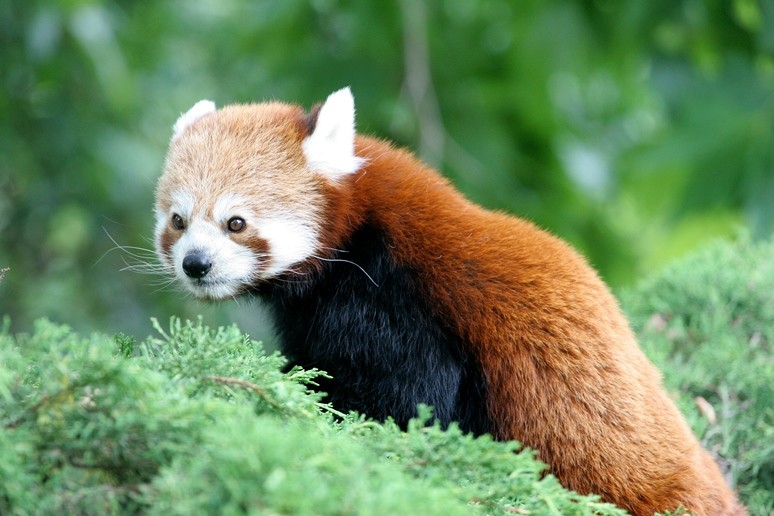
#> input picture Y1/01-code-et-pixels/public/ressources/data/pandaroux.jpg, 774 x 516 px; its folder holds 3 pictures in this run
$ python generer_c.py
#> lines starting #> are read from the running program, lines starting #| are printed output that depends on the picture
# Génère les illustrations des cours 09a et 11a à 11g (couleur avancée).
# Usage : python generer_c.py [09a 11a ...]   (nécessite Pillow, numpy)
from PIL import Image, ImageDraw, ImageFont
import numpy as np, math, os, colorsys

OUT = os.path.dirname(os.path.abspath(__file__))
DATA = os.path.join(OUT, '..', '..', 'data')
def font(size=14):
    try: return ImageFont.truetype('/System/Library/Fonts/Menlo.ttc', size)
    except Exception: return ImageFont.load_default(size=size)
INK = (40, 40, 40); BLUE = (30, 90, 200); RED = (200, 40, 40); GREY = (150, 150, 150); PAPER = (250, 250, 250); GOLD = (255, 200, 0)

src_img = Image.open(os.path.join(DATA, 'pandaroux.jpg')).convert('RGB')
#> src_img is the input picture: PIL image 774x516 RGB; mean R, G, B 109.6, 136.4, 94.2
src = np.array(src_img).astype(np.float32); H, W = src.shape[:2]
#> after `H, W = src.shape[:2]`: H = 516; W = 774
def to_img(a): return Image.fromarray(np.clip(a, 0, 255).astype(np.uint8))
def save(im, name): im.save(os.path.join(OUT, name), optimize=True); print('ok', name)
def lin(c): return np.power(np.clip(c, 0, 255) / 255.0, 2.2)
def srgb(l): return 255.0 * np.power(np.clip(l, 0, 1), 1 / 2.2)

def sheet(items, cols, scale=0.5, label_h=26):
    tw, th = int(W * scale), int(H * scale); rows = math.ceil(len(items) / cols)
    out = Image.new('RGB', (cols * tw + (cols + 1) * 8, rows * (th + label_h) + (rows + 1) * 8), PAPER); d = ImageDraw.Draw(out)
    for k, (lab, im) in enumerate(items):
        r, c = divmod(k, cols); x = 8 + c * (tw + 8); y = 8 + r * (th + label_h + 8)
        out.paste(im.resize((tw, th), Image.LANCZOS), (x, y)); d.text((x + tw / 2, y + th + label_h / 2), lab, fill=INK, font=font(14), anchor='mm')
    return out

# ---------- 09a ----------
def img09a():
    # pipeline
    out = Image.new('RGB', (960, 230), PAPER); d = ImageDraw.Draw(out)
    steps = [('scene reelle\nou rendu 3D', 'lumiere lineaire,\nsans limite (HDR)', (255, 240, 200)),
             ('exposition +\ntone mapping', 'ramener sous 1\n(11b)', (220, 240, 255)),
             ('etalonnage', 'LUT, look\n(11c)', (230, 255, 230)),
             ('encodage', 'sRGB gamma 2.2,\n8 bits (11a, banding)', (255, 230, 230)),
             ('compression', 'JPEG, video :\nYCbCr 4:2:0 (11d)', (240, 230, 255)),
             ('ecran', 'gamut sRGB, P3...\n(09a)', (235, 235, 235)),
             ('oeil', 'perception\n(11e, 11f)', (255, 250, 210))]
    bw, gap, x = 120, 16, 12
    for i, (t, s, col) in enumerate(steps):
        d.rectangle([x, 50, x + bw, 120], fill=col, outline=INK, width=2)
        d.multiline_text((x + bw / 2, 85), t, fill=INK, font=font(13), anchor='mm', align='center')
        d.multiline_text((x + bw / 2, 160), s, fill=(90, 90, 90), font=font(11), anchor='mm', align='center')
        if i < len(steps) - 1:
            d.line([x + bw, 85, x + bw + gap, 85], fill=INK, width=2); d.polygon([(x + bw + gap, 85), (x + bw + gap - 6, 81), (x + bw + gap - 6, 89)], fill=INK)
        x += bw + gap
    d.text((480, 22), 'Le voyage de la couleur, et la lecon qui en parle', fill=INK, font=font(15), anchor='mm')
    d.text((480, 210), 'A gauche des valeurs de lumiere sans limite ; a droite 256 niveaux par canal et un oeil qui ne les voit pas tous pareil.', fill=(90, 90, 90), font=font(12), anchor='mm')
    save(out, '09a-pipeline.png')

    # gamut : diagramme de chromaticité approximatif
    locus = [(0.1741,0.0050),(0.1733,0.0048),(0.1714,0.0051),(0.1644,0.0109),(0.1566,0.0177),(0.1440,0.0297),(0.1241,0.0578),(0.0913,0.1327),
             (0.0454,0.2950),(0.0082,0.5384),(0.0139,0.7502),(0.0743,0.8338),(0.1547,0.8059),(0.2296,0.7543),(0.3016,0.6923),(0.3731,0.6245),
             (0.4441,0.5547),(0.5125,0.4866),(0.5752,0.4242),(0.6270,0.3725),(0.6658,0.3340),(0.6915,0.3083),(0.7079,0.2920),(0.7190,0.2809),(0.7260,0.2740),(0.7347,0.2653)]
    S = 560; pad = 50
    def P(x, y): return (pad + x * (S - 2 * pad) / 0.8, S - pad - y * (S - 2 * pad) / 0.9)
    # remplissage coloré du fer à cheval
    yy, xx = np.mgrid[0:S, 0:S]; cx = (xx - pad) * 0.8 / (S - 2 * pad); cy = (S - pad - yy) * 0.9 / (S - 2 * pad)
    Yv = np.ones_like(cx); Xv = cx / np.maximum(cy, 1e-4) * Yv; Zv = (1 - cx - cy) / np.maximum(cy, 1e-4) * Yv
    M = np.array([[3.2406, -1.5372, -0.4986], [-0.9689, 1.8758, 0.0415], [0.0557, -0.2040, 1.0570]])
    rgb = np.einsum('ij,jhw->hwi', M, np.stack([Xv, Yv, Zv])); rgb = np.clip(rgb, 0, None); rgb = rgb / np.maximum(rgb.max(-1, keepdims=True), 1e-6)
    rgb = (np.power(rgb, 1 / 2.2) * 255).astype(np.uint8)
    mask = Image.new('L', (S, S), 0); ImageDraw.Draw(mask).polygon([P(x, y) for x, y in locus], fill=255)
    out = Image.new('RGB', (S + 300, S), PAPER); out.paste(Image.fromarray(rgb), (0, 0), mask); d = ImageDraw.Draw(out)
    d.line([P(x, y) for x, y in locus] + [P(*locus[0])], fill=INK, width=2)
    for name, tri, col in [('sRGB / Rec.709', [(0.64, 0.33), (0.30, 0.60), (0.15, 0.06)], (0, 0, 0)),
                           ('DCI-P3 (cinema, iPhone, Mac)', [(0.68, 0.32), (0.265, 0.69), (0.15, 0.06)], (0, 90, 200)),
                           ('Rec.2020 (HDR, UHD)', [(0.708, 0.292), (0.17, 0.797), (0.131, 0.046)], (200, 0, 0))]:
        d.line([P(*p) for p in tri] + [P(*tri[0])], fill=col, width=3)
    wx, wy = P(0.3127, 0.3290); d.ellipse([wx - 5, wy - 5, wx + 5, wy + 5], fill=(255, 255, 255), outline=INK, width=2)
    d.text((wx + 10, wy), 'blanc D65', fill=INK, font=font(12), anchor='lm')
    for lam, (x, y) in zip([460, 480, 500, 520, 550, 580, 600, 620, 700], [locus[5], locus[7], locus[9], locus[11], locus[14], locus[17], locus[19], locus[21], locus[25]]):
        px, py = P(x, y); d.text((px - 14 if x < 0.3 else px + 14, py), str(lam), fill=INK, font=font(11), anchor='mm')
    d.text((S + 10, 60), 'Diagramme de chromaticite', fill=INK, font=font(15))
    d.text((S + 10, 85), 'CIE 1931 (approximatif)', fill=(90, 90, 90), font=font(12))
    for i, (t, col) in enumerate([('sRGB / Rec.709', (0, 0, 0)), ('DCI-P3', (0, 90, 200)), ('Rec.2020', (200, 0, 0))]):
        d.rectangle([S + 10, 130 + i * 28, S + 30, 130 + i * 28 + 14], fill=col); d.text((S + 40, 137 + i * 28), t, fill=INK, font=font(13), anchor='lm')
    d.multiline_text((S + 10, 240), 'Le fer a cheval : toutes les\ncouleurs visibles. Chaque\ntriangle : celles qu un ecran\nsait afficher (son gamut).\nLes nombres : longueur\nd onde en nm.\n\nLes couleurs affichees ici\nsont elles-memes limitees\nau sRGB de ton ecran.', fill=INK, font=font(12))
    save(out, '09a-gamut.png')

    # banding
    Wd, Hb = 720, 90; xs = np.linspace(0, 255, Wd)
    rows = [('8 bits : 256 niveaux', xs), ('4 bits : 16 niveaux (banding)', np.floor(xs / 16) * 17)]
    bayer = np.array([[0, 8, 2, 10], [12, 4, 14, 6], [3, 11, 1, 9], [15, 7, 13, 5]]) / 16 - 0.5
    g = np.tile(xs[None, :], (Hb, 1)); dth = g + bayer[np.arange(Hb)[:, None] % 4, np.arange(Wd)[None, :] % 4] * 17
    rows.append(('4 bits + dithering (11g)', np.clip(np.floor(dth / 16) * 17, 0, 255)))
    out = Image.new('RGB', (Wd + 20, len(rows) * (Hb + 30) + 10), PAPER); d = ImageDraw.Draw(out)
    for i, (lab, v) in enumerate(rows):
        arr = np.tile(v[None, :], (Hb, 1)) if v.ndim == 1 else v
        out.paste(Image.fromarray(np.repeat(np.clip(arr, 0, 255)[..., None], 3, -1).astype(np.uint8)), (10, 10 + i * (Hb + 30)))
        d.text((10, 10 + i * (Hb + 30) + Hb + 6), lab, fill=INK, font=font(13))
    save(out, '09a-banding.png')

# ---------- 11a ----------
def img11a():
    Wd = 760; xs = np.linspace(0, 1, Wd)
    out = Image.new('RGB', (Wd + 20, 300), (30, 30, 30)); d = ImageDraw.Draw(out)
    a = np.tile((xs * 255)[None, :], (100, 1)); b = np.tile(srgb(xs)[None, :], (100, 1))
    out.paste(Image.fromarray(np.repeat(a[..., None], 3, -1).astype(np.uint8)), (10, 30)); out.paste(Image.fromarray(np.repeat(b[..., None], 3, -1).astype(np.uint8)), (10, 170))
    d.text((10, 12), 'valeur 0 -> 255 : le milieu (128) parait deja tres clair', fill=GOLD, font=font(13))
    d.text((10, 152), 'lumiere 0 -> 100 % : le milieu est a la valeur 186', fill=GOLD, font=font(13))
    d.line([10 + Wd / 2, 130, 10 + Wd / 2, 170], fill=GOLD, width=2)
    d.text((10 + Wd / 2, 285), 'milieu', fill=GOLD, font=font(12), anchor='mm')
    save(out, '11a-degrades.png')

    out = Image.new('RGB', (700, 260), (30, 30, 30)); d = ImageDraw.Draw(out)
    yy, xx = np.mgrid[0:200, 0:200]; chk = ((xx // 2 + yy // 2) % 2 == 0)
    dam = np.where(chk[..., None], np.array([255, 0, 0]), np.array([0, 255, 0])).astype(np.uint8)
    out.paste(Image.fromarray(dam), (20, 40)); d.rectangle([250, 40, 450, 240], fill=(128, 128, 0)); v = int(srgb(0.5)); d.rectangle([480, 40, 680, 240], fill=(v, v, 0))
    d.text((120, 22), 'damier 2 px (recule-toi)', fill=GOLD, font=font(12), anchor='mm'); d.text((350, 22), 'moyenne des valeurs : 128', fill=GOLD, font=font(12), anchor='mm'); d.text((580, 22), 'moyenne de la lumiere : 186', fill=GOLD, font=font(12), anchor='mm')
    save(out, '11a-melange.png')

    f = 0.5; naive = src * f; juste = srgb(lin(src) * f)
    both = np.where((np.arange(W) < W // 2)[None, :, None], naive, juste); im = to_img(both); d = ImageDraw.Draw(im)
    d.line([W // 2, 0, W // 2, H], fill=GOLD, width=2); d.text((10, 10), 'naif : valeurs x 0.5', fill=GOLD, font=font(14)); d.text((W // 2 + 10, 10), 'juste : lumiere x 0.5', fill=GOLD, font=font(14))
    save(im, '11a-image.png')

# ---------- 11b ----------
def reinhard(x): return x / (1 + x)
def aces(x): return np.clip((x * (2.51 * x + 0.03)) / (x * (2.43 * x + 0.59) + 0.14), 0, 1)
def img11b():
    L = lin(src); items = []
    for expo in [1, 4]:
        for lab, fn in [('couper', lambda x: np.clip(x, 0, 1)), ('Reinhard', reinhard), ('ACES', aces)]:
            items.append(('%s, exposition x%d' % (lab, expo), to_img(srgb(fn(L * expo)))))
    save(sheet(items, 3, 0.4), '11b-tonemapping.png')
    out = Image.new('RGB', (520, 300), PAPER); d = ImageDraw.Draw(out); ox, oy, gw, gh = 50, 250, 440, 200
    d.line([ox, oy, ox + gw, oy], fill=INK, width=2); d.line([ox, oy, ox, oy - gh], fill=INK, width=2)
    d.line([ox + gw / 4, oy, ox + gw / 4, oy - gh], fill=(200, 200, 200)); d.text((ox + gw / 4, oy + 12), 'entree = 1 (blanc ecran)', fill=GREY, font=font(11), anchor='mm')
    d.line([ox, oy - gh, ox + gw, oy - gh], fill=(200, 200, 200)); d.text((ox - 6, oy - gh), '1', fill=INK, font=font(12), anchor='rm'); d.text((ox - 6, oy), '0', fill=INK, font=font(12), anchor='rm')
    xs = np.linspace(0, 4, 400)
    for lab, fn, col in [('couper', lambda x: np.clip(x, 0, 1), (120, 120, 120)), ('Reinhard  x / (1 + x)', reinhard, BLUE), ('ACES', aces, RED)]:
        pts = [(ox + x / 4 * gw, oy - fn(x) * gh) for x in xs]; d.line(pts, fill=col, width=3)
    for i, (t, col) in enumerate([('couper (clamp)', (120, 120, 120)), ('Reinhard  x / (1 + x)', BLUE), ('ACES (filmique)', RED)]):
        d.line([ox + 200, 30 + i * 20, ox + 230, 30 + i * 20], fill=col, width=3); d.text((ox + 240, 30 + i * 20), t, fill=INK, font=font(12), anchor='lm')
    d.text((ox + gw, oy + 26), 'lumiere d entree (0 a 4)', fill=INK, font=font(12), anchor='rm'); d.text((ox + 4, oy - gh - 14), 'lumiere de sortie', fill=INK, font=font(12), anchor='lm')
    save(out, '11b-courbes.png')

# ---------- 11c ----------
def img11c():
    t = np.arange(256) / 255.0
    def sS(t): return t * t * (3 - 2 * t)
    looks = {'identite': (t, t, t), 'contraste (courbe en S)': (sS(t),) * 3,
             'teal & orange': (np.clip(t + 0.12 * np.sin(t * np.pi), 0, 1), t, np.clip(t - 0.12 * np.sin(t * np.pi) + 0.10 * (1 - t), 0, 1)),
             'vintage': (0.12 + t * 0.80 + 0.04, 0.12 + t * 0.80, 0.12 + t * 0.76)}
    items = []
    for lab, (r, g, b) in looks.items():
        lr, lg, lb = [np.clip(v * 255, 0, 255).astype(np.uint8) for v in (r, g, b)]
        s = src.astype(np.uint8); im = to_img(np.stack([lr[s[..., 0]], lg[s[..., 1]], lb[s[..., 2]]], -1))
        d = ImageDraw.Draw(im); gx, gy, gs = W - 170, 15, 150
        d.rectangle([gx - 6, gy - 6, gx + gs + 6, gy + gs + 6], fill=(0, 0, 0)); d.line([gx, gy + gs, gx + gs, gy], fill=(90, 90, 90))
        for v, col in [(lr, (255, 80, 80)), (lg, (80, 255, 80)), (lb, (100, 140, 255))]:
            d.line([(gx + i * gs / 255, gy + gs - int(v[i]) * gs / 255) for i in range(256)], fill=col, width=2)
        items.append((lab, im))
    save(sheet(items, 2, 0.48), '11c-looks.png')

    out = Image.new('RGB', (720, 200), PAPER); d = ImageDraw.Draw(out)
    d.text((20, 20), 'Une LUT 1D = une table de 256 cases. L entree est l INDICE, la sortie est le CONTENU.', fill=INK, font=font(13))
    vals = [int(sS(i / 255) * 255) for i in range(256)]; shown = [0, 1, 2, '...', 100, 101, 102, '...', 253, 254, 255]
    x = 20
    for s in shown:
        d.rectangle([x, 70, x + 56, 110], fill=(230, 240, 255) if s != '...' else PAPER, outline=INK if s != '...' else PAPER)
        d.text((x + 28, 55), str(s), fill=BLUE, font=font(12), anchor='mm'); d.text((x + 28, 90), str(vals[s]) if s != '...' else '...', fill=INK, font=font(13), anchor='mm'); x += 62
    d.text((20, 125), 'indice = valeur d entree (c.r)', fill=BLUE, font=font(12)); d.text((20, 145), 'contenu = valeur de sortie (lut[c.r])', fill=INK, font=font(12))
    d.text((20, 172), 'Ici la courbe en S : 100 devient %d, 200 devient %d. Calculee une fois, lue 400 000 fois.' % (vals[100], vals[200]), fill=(90, 90, 90), font=font(12))
    save(out, '11c-lut.png')

# ---------- 11d ----------
def img11d():
    r, g, b = src[..., 0], src[..., 1], src[..., 2]
    Y = 0.299 * r + 0.587 * g + 0.114 * b; Cb = 128 - 0.168736 * r - 0.331264 * g + 0.5 * b; Cr = 128 + 0.5 * r - 0.418688 * g - 0.081312 * b
    def rec(Y, Cb, Cr):
        R = Y + 1.402 * (Cr - 128); G = Y - 0.344136 * (Cb - 128) - 0.714136 * (Cr - 128); B = Y + 1.772 * (Cb - 128); return to_img(np.stack([R, G, B], -1))
    gray = lambda a: to_img(np.repeat(a[..., None], 3, -1))
    save(sheet([('Y : luminance', gray(Y)), ('Cb : bleu / jaune', gray(Cb)), ('Cr : rouge / vert', gray(Cr))], 3, 0.42), '11d-ycbcr.png')
    def blocs(a, n):
        h2, w2 = H // n * n, W // n * n; out = a.copy(); m = a[:h2, :w2].reshape(h2 // n, n, w2 // n, n).mean((1, 3)); out[:h2, :w2] = np.repeat(np.repeat(m, n, 0), n, 1); return out
    n = 16
    save(sheet([('couleur (Cb, Cr) en blocs de 16, Y intacte', rec(Y, blocs(Cb, n), blocs(Cr, n))), ('luminance Y en blocs de 16, couleur intacte', rec(blocs(Y, n), Cb, Cr))], 2, 0.48), '11d-blocs.png')

# ---------- 11e ----------
def lab_from_rgb(c):
    r, g, b = lin(np.array(c, dtype=float))
    l = 0.4122214708 * r + 0.5363325363 * g + 0.0514459929 * b; m = 0.2119034982 * r + 0.6806995451 * g + 0.1073969566 * b; s = 0.0883024619 * r + 0.2817188376 * g + 0.6299787005 * b
    l, m, s = np.cbrt(l), np.cbrt(m), np.cbrt(s)
    return np.array([0.2104542553 * l + 0.7936177850 * m - 0.0040720468 * s, 1.9779984951 * l - 2.4285922050 * m + 0.4505937099 * s, 0.0259040371 * l + 0.7827717662 * m - 0.8086757660 * s])
def rgb_from_lab(L, a, b):
    l = L + 0.3963377774 * a + 0.2158037573 * b; m = L - 0.1055613458 * a - 0.0638541728 * b; s = L - 0.0894841775 * a - 1.2914855480 * b
    l, m, s = l ** 3, m ** 3, s ** 3
    return srgb(np.array([4.0767416621 * l - 3.3077115913 * m + 0.2309699292 * s, -1.2684380046 * l + 2.6097574011 * m - 0.3413193965 * s, -0.0041960863 * l - 0.7034186147 * m + 1.7076147010 * s]))
def img11e():
    A, B = (0, 60, 255), (255, 230, 0); Wd = 700
    out = Image.new('RGB', (Wd + 40, 270), (30, 30, 30)); d = ImageDraw.Draw(out)
    hA, sA, vA = colorsys.rgb_to_hsv(*(np.array(A) / 255)); hB, sB, vB = colorsys.rgb_to_hsv(*(np.array(B) / 255))
    dh = hB - hA; dh = dh - 1 if dh > 0.5 else (dh + 1 if dh < -0.5 else dh)
    la, lb = lab_from_rgb(A), lab_from_rgb(B)
    for x in range(Wd):
        p = x / Wd
        c0 = tuple(int(A[k] + (B[k] - A[k]) * p) for k in range(3))
        c1 = tuple(int(v * 255) for v in colorsys.hsv_to_rgb((hA + dh * p) % 1, sA + (sB - sA) * p, vA + (vB - vA) * p))
        c2 = tuple(int(v) for v in np.clip(rgb_from_lab(*(la + (lb - la) * p)), 0, 255))
        for i, c in enumerate([c0, c1, c2]): d.line([20 + x, 35 + i * 80, 20 + x, 85 + i * 80], fill=c)
    for i, t in enumerate(['RGB (getLerped) : passe par un gris terne', 'HSB (chemin le plus court sur la roue) : passe par des verts hors sujet', 'OKLab : la clarte evolue regulierement, la couleur reste propre']):
        d.text((20, 20 + i * 80), t, fill=GOLD, font=font(12))
    save(out, '11e-degrades.png')

    out = Image.new('RGB', (800, 300), (30, 30, 30)); d = ImageDraw.Draw(out)
    d.text((20, 12), '8 teintes HSB, S = 255, B = 255 : meme "luminosite" HSB. Dessous : leur clarte OKLab (L) en gris.', fill=GOLD, font=font(12))
    for i in range(8):
        c = tuple(int(v * 255) for v in colorsys.hsv_to_rgb(i / 8, 1, 1)); L = lab_from_rgb(c)[0]
        d.rectangle([20 + i * 95, 30, 110 + i * 95, 90], fill=c); gv = int(srgb(L ** 3)); d.rectangle([20 + i * 95, 92, 110 + i * 95, 117], fill=(gv, gv, gv)); d.text((25 + i * 95, 130), 'L=%.2f' % L, fill=GOLD, font=font(11))
    d.text((20, 165), '8 teintes OKLCH, L = 0.75, C = 0.12 : toutes de la meme clarte percue.', fill=GOLD, font=font(12))
    for i in range(8):
        h = i * 2 * math.pi / 8; c = tuple(int(v) for v in np.clip(rgb_from_lab(0.75, 0.12 * math.cos(h), 0.12 * math.sin(h)), 0, 255)); d.rectangle([20 + i * 95, 185, 110 + i * 95, 245], fill=c)
    d.text((20, 265), 'Une palette d interface se construit comme ca : meme L, teintes espacees regulierement.', fill=GOLD, font=font(12))
    save(out, '11e-clarte.png')

# ---------- 11f ----------
MATS = {'protanopie': [0.152286, 1.052583, -0.204868, 0.114503, 0.786281, 0.099216, -0.003882, -0.048116, 1.051998],
        'deuteranopie': [0.367322, 0.860646, -0.227968, 0.280085, 0.672501, 0.047413, -0.011820, 0.042940, 0.968881],
        'tritanopie': [1.255528, -0.076749, -0.178779, -0.078411, 0.930809, 0.147602, 0.004733, 0.691367, 0.303900]}
def simul(a, m):
    M = np.array(m).reshape(3, 3); L = lin(a); return srgb(np.einsum('ij,...j->...i', M, L))
def img11f():
    items = [('vision normale', src_img)] + [(k, to_img(simul(src, m))) for k, m in MATS.items()]
    save(sheet(items, 2, 0.45), '11f-daltonisme.png')
    out = Image.new('RGB', (760, 250), (30, 30, 30)); d = ImageDraw.Draw(out)
    vie, danger = np.array([40, 190, 60.0]), np.array([220, 40, 40.0])
    def row(y, m, label):
        f = (lambda c: tuple(int(v) for v in c)) if m is None else (lambda c: tuple(int(v) for v in np.clip(simul(np.array(c)[None, None, :], m)[0, 0], 0, 255)))
        d.text((20, y - 18), label, fill=GOLD, font=font(12))
        d.rectangle([20, y, 140, y + 30], fill=f(vie)); d.rectangle([150, y, 270, y + 30], fill=f(danger))
        d.rectangle([330, y, 450, y + 30], fill=f(vie)); d.rectangle([460, y, 580, y + 30], fill=f(danger))
        for i in range(0, 120, 10): d.line([460 + i, y, 470 + i, y + 30], fill=f((255, 255, 255)))
        d.text((385, y + 15), '+', fill=f((255, 255, 255)), font=font(16), anchor='mm'); d.text((515, y + 15), '!', fill=f((255, 255, 255)), font=font(16), anchor='mm')
    row(45, None, 'vision normale : vie (vert) et danger (rouge)'); row(125, MATS['deuteranopie'], 'deuteranopie : a gauche les deux jauges se confondent, a droite le motif et le symbole restent')
    d.text((80, 200), 'couleur seule', fill=GOLD, font=font(12), anchor='mm'); d.text((455, 200), 'couleur + motif + symbole', fill=GOLD, font=font(12), anchor='mm')
    save(out, '11f-interface.png')

# ---------- 11g ----------
PALS = {'Game Boy': [(15, 56, 15), (48, 98, 48), (139, 172, 15), (155, 188, 15)],
        'PICO-8': [(0, 0, 0), (29, 43, 83), (126, 37, 83), (0, 135, 81), (171, 82, 54), (95, 87, 79), (194, 195, 199), (255, 241, 232), (255, 0, 77), (255, 163, 0), (255, 236, 39), (0, 228, 54), (41, 173, 255), (131, 118, 156), (255, 119, 168), (255, 204, 170)]}
BAYER = np.array([[0, 8, 2, 10], [12, 4, 14, 6], [3, 11, 1, 9], [15, 7, 13, 5]], dtype=float) / 16 - 0.5
def nearest(a, pal):
    p = np.array(pal, dtype=float); d = ((a[..., None, :] - p[None, None, :, :]) ** 2).sum(-1); return p[d.argmin(-1)]
def quantize(small, pal, method):
    h, w = small.shape[:2]; ecart = 255.0 / len(pal)
    if method == 'plus proche': return nearest(small, pal)
    if method == 'Bayer':
        off = BAYER[np.arange(h)[:, None] % 4, np.arange(w)[None, :] % 4] * ecart; return nearest(small + off[..., None], pal)
    a = small.copy(); out = np.zeros_like(a); p = np.array(pal, dtype=float)
    for j in range(h):
        for i in range(w):
            c = np.clip(a[j, i], 0, 255); q = p[((p - c) ** 2).sum(-1).argmin()]; out[j, i] = q; e = c - q
            if i + 1 < w: a[j, i + 1] += e * 7 / 16
            if j + 1 < h:
                if i > 0: a[j + 1, i - 1] += e * 3 / 16
                a[j + 1, i] += e * 5 / 16
                if i + 1 < w: a[j + 1, i + 1] += e * 1 / 16
    return out
def img11g():
    n = 3; small = src[n // 2::n, n // 2::n][:H // n, :W // n]
    items = []
    for pal_name, methods in [('Game Boy', ['plus proche', 'Bayer', 'Floyd-Steinberg']), ('PICO-8', ['plus proche', 'Bayer', 'Floyd-Steinberg'])]:
        for m in methods:
            q = quantize(small, PALS[pal_name], m); big = np.repeat(np.repeat(q, n, 0), n, 1)
            items.append(('%s, %s' % (pal_name, m), to_img(big)))
    save(sheet(items, 3, 0.4), '11g-dithering.png')
    out = Image.new('RGB', (760, 250), PAPER); d = ImageDraw.Draw(out); cs = 40
    for j in range(4):
        for i in range(4):
            v = int((BAYER[j, i] + 0.5) * 16); g = 255 - v * 16
            d.rectangle([20 + i * cs, 40 + j * cs, 20 + (i + 1) * cs, 40 + (j + 1) * cs], fill=(g, g, g), outline=INK); d.text((20 + i * cs + cs / 2, 40 + j * cs + cs / 2), str(v), fill=(255, 0, 0) if g < 128 else INK, font=font(13), anchor='mm')
    d.text((100, 22), 'matrice de Bayer 4 x 4', fill=INK, font=font(13), anchor='mm')
    xs = np.linspace(0, 255, 520); g = np.tile(xs[None, :], (60, 1))
    for k, (lab, arr) in enumerate([('degrade seuille a 128 : deux zones', np.where(g < 128, 0, 255)), ('le meme, avec Bayer : la trame rend les gris intermediaires', np.where(g + BAYER[np.arange(60)[:, None] % 4, np.arange(520)[None, :] % 4] * 255 < 128, 0, 255))]):
        out.paste(Image.fromarray(np.repeat(arr[..., None], 3, -1).astype(np.uint8)), (220, 40 + k * 95)); d.text((220, 105 + k * 95), lab, fill=INK, font=font(12))
    d.text((20, 215), 'Chaque case ajoute un decalage different avant le seuil : deux pixels voisins de meme valeur peuvent tomber de part et d autre.', fill=(90, 90, 90), font=font(11))
    save(out, '11g-bayer.png')

if __name__ == '__main__':
    import sys
    todo = [img09a, img11a, img11b, img11c, img11d, img11e, img11f, img11g]
    if len(sys.argv) > 1: todo = [globals()['img' + a] for a in sys.argv[1:]]
    for f in todo: f()
#> this loop made 8 passes
#> (printed output is left out)
#> pass 1, in save, `im.save(os.path.join(OUT, name), optimize=True)`:
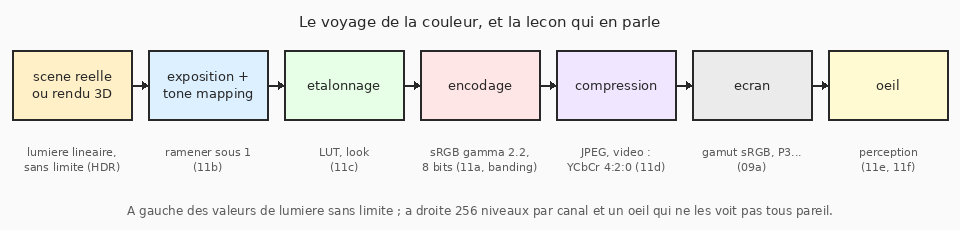
#> saved as 09a-pipeline.png: PIL image 960x230 RGB; mean R, G, B 237.5, 237.1, 234.9
